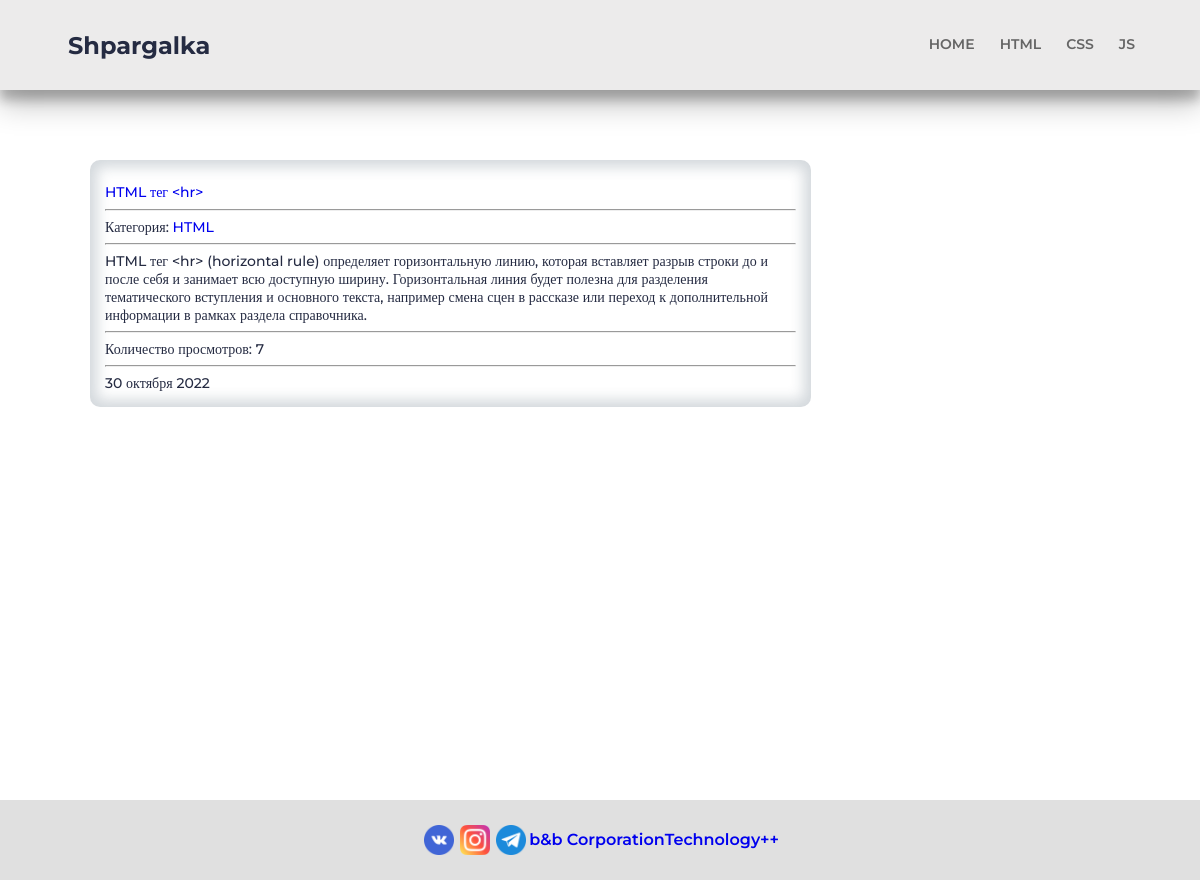
The page /post/html-teg-hr on the database its author committed.
### blog/models.py (models this page shows, shortened)
class Category(models.Model):
    title = models.CharField(max_length=255, verbose_name='Наименование категории')
    slug = models.SlugField(max_length=255, verbose_name='url категории', unique=True) # для урла. уникален
    def __str__(self):
        return self.title
    def get_absolute_url(self):
        return reverse('category', kwargs={"slug": self.slug}) # для ссылок
    class Meta:
        verbose_name = 'Категория'  # ед число
        verbose_name_plural = 'Категории'  # мн число
        ordering = ['id']  # sort

class Post(models.Model):
    title = models.CharField(max_length=255, verbose_name='Наименование')
    slug = models.SlugField(max_length=255, verbose_name='url', unique=True)  # для урла. уникален
    content = models.TextField(blank=True, verbose_name='Статья')
    mini_content = models.TextField(blank=True, verbose_name='Статья для заголовка')
    created_at = models.DateTimeField(auto_now_add=True, verbose_name='Дата публикации')
    is_published = models.BooleanField(default=True, verbose_name='Опубликовано')
    pfoto = models.ImageField(upload_to='photos/%Y/%m/%d/', blank=True, verbose_name='медиа')
    views = models.IntegerField(default=0, verbose_name='Количестко просмотров')
    category = models.ForeignKey(Category, on_delete=models.PROTECT, related_name='posts')
    tags = models.ManyToManyField(Tag, blank=True,related_name='posts')
    def get_absolute_url(self):
        return reverse('post', kwargs={"slug": self.slug}) # для ссылок
    class Meta:
        verbose_name = 'Статья'  # ед число
        verbose_name_plural = 'Статьи'  # мн число
        ordering = ['-created_at']  # sort

### blog/views.py (the view)
# urls.py: path('post/<str:slug>', GetPost.as_view(), name='post'),
class GetPost(DetailView):
    model = Post
    template_name = 'blog/single.html'
    context_object_name = 'post'
    def get_context_data(self, *, object_list=None, **kwargs):
        context = super().get_context_data(**kwargs)
        self.object.views = F('views') + 1
        self.object.save()
        self.object.refresh_from_db()
        return context

### blog/templatetags/menu.py (called while the page is built)
@register.inclusion_tag('blog/menu_tpl.html')
def show_menu(menu_class='menu'):
    categories = Category.objects.all()
    return {"categories": categories, "menu_class": menu_class}

### blog/templates/blog/single.html (shortened to what this page needs)
{% extends 'base.html' %}
{% load static %}
{% block content %}
<div class="content-single">
    <div class="content-block__src">
        <div class="content-block__image">
        </div>
        <div class="content-block__title">
            <a href="" class="title__link">
                <h3><a href="{{ post.get_absolute_url }}">{{post.title}}</a></h3>
            </a>
        </div>
        <hr>
        <p>Категория: <a href="{{ post.category.get_absolute_url }}">{{ post.category }}</a></p>
        <hr>
        <div class="content-block__text">{{post.content|safe}}</div>
        <hr>
        <h4>Количество просмотров: {{ post.views }}</h4>
        <hr>
        <h4>{{post.created_at|date:"j E Y"}}</h4>
    </div>
</div>
{% endblock %}

### blog/templates/blog/menu_tpl.html
<nav class="header__menu _menu {{ menu_class }}">
    <ul class="menu__list">
        <li class="menu__item">
            <a href="{% url 'home' %}" class="menu__link">HOME</a>
        </li>
        {% for item in categories %}
        <li class="menu__item">
            <a href="{{ item.get_absolute_url }}" class="menu__link">{{ item.title }}</a>
        </li>
        {% endfor %}
    </ul>
</nav>

### fehelp/static/css/styles.css (style rules this page uses)
*, *::before, *::after { padding: 0; margin: 0; border: 0; box-sizing: border-box; }
a { text-decoration: none; }
ul, ol, li { list-style: none; }
h1, h2, h3, h4, h5, h6 { font-weight: inherit; font-size: inherit; }
html, body { font-family: 'Montserrat'; color: #252B42; font-size: 14px; font-weight: 500; height: 100%; }
hr { display: block; margin-top: 0.5em; margin-bottom: 0.5em; margin-left: auto; margin-right: auto; border-style: inset; border-width: 1px; }
._menu { padding: 0 5px; }
.menu__list { display: flex; flex-wrap: wrap; }
.menu__item:not(:last-child) { margin: 0px 25px 0px 0px; }
.menu__link { font-weight: 600; color: #656565; line-height: 171%; }
.content-single { border-radius:10px; width: 70%; height: auto; margin: 5px 5px 20px 5px; display: flex; padding: 0px 15px 15px 15px ; -webkit-box-shadow: 0px 0px 14px 7px rgba(34, 60, 80, 0.2) inset; -moz-box-shadow: 0px 0px 14px 7px rgba(34, 60, 80, 0.2) inset; box-shadow: 0px 0px 14px 7px rgba(34, 60, 80, 0.2) inset; }
.title__link { font-size: 20px; color: inherit; }

### rows shown on the page
Category: title "HTML"
Category: title "CSS"
Category: title "JS"
Post: title "HTML тег <hr>", category "HTML", content "HTML тег <hr> (horizontal rule) определяет горизонтальную линию, которая вставляет разрыв строки до и после себя и занимает всю доступную ширину. Горизонтальная линия будет полезна для разделения тематического вступления и основного текста, например смена сцен в рассказе или переход к дополнительной информации в рамках раздела справочника.", views "7", created_at "30 октября 2022"
